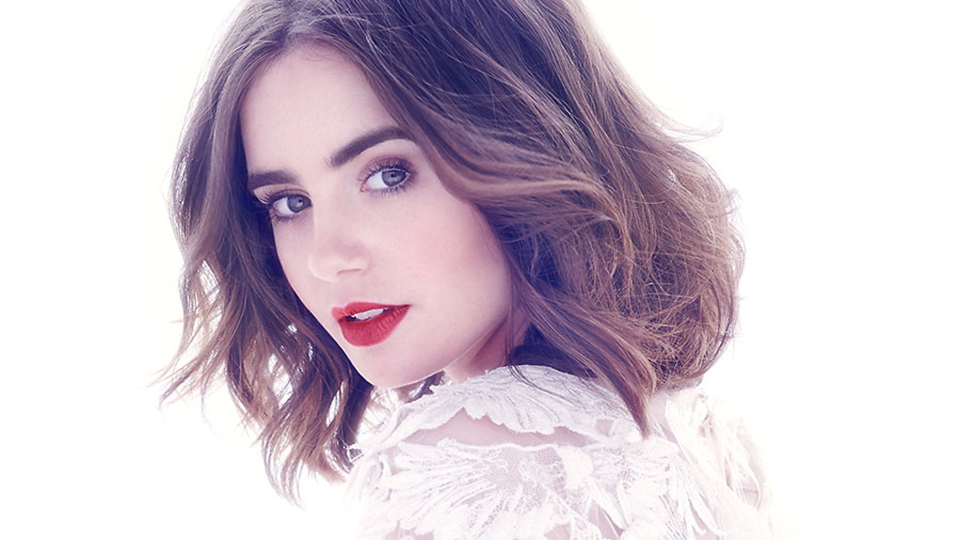
#> input picture src/test.jpg, 1920 x 1080 px (shown at 1/2 size)
$ jupyter execute test.ipynb
#> lines starting #> are read from the running program, lines starting #| are printed output that depends on the picture
#> further down, original is the input picture: shape (1080, 1920, 3); mean R, G, B 210.7, 198.6, 209.5
[cell 1]
#code by Abhay Pratap Singh
# generate pseduo label images using set of images
import numpy as np
from skimage.io import imread
from skimage.color import rgb2gray
from skimage.transform import rescale, resize
import matplotlib.pyplot as plt
import copy

[cell 2]
# generate  j[0] scale with all chanels = R = G = B = grayscale
# Y = 0.2125 R + 0.7154 G + 0.0721 B
# These weights are used by CRT phosphors as they better represent human perception of red, green and blue than equal weights.
# http://www.poynton.com/PDFs/ColorFAQ.pdf
# take img a input
def GrayScalePL(image):
    img = copy.deepcopy(image)
    grayscale = rgb2gray(img)
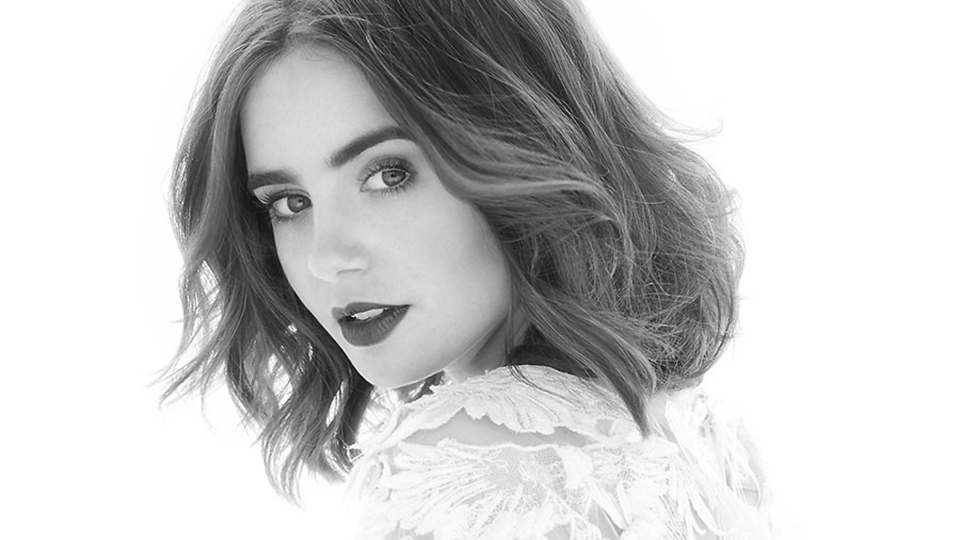
#> grayscale: shape (1080, 1920) float64 (shown at 1/2 size); min 0.011, max 1, mean 0.792
    return np.stack((grayscale,)*3, axis=-1)

[cell 3]
# generate patched images for pseudo labels (eg: image inpainting)
# patches can be made on individual channels
# patch shape is square by default
# patch can either be 0-100% area of the img
# rotate patch between [0,90)
# take image, patch size percentage, which channels to use, fill value,degree*
# *not yet implemented
def RandomPatchPL(original, patch_size, channels, fill_value, degree):
#> called with patch_size = 10, channels = 'RGB', fill_value = 255, degree = 0
    img = copy.deepcopy(original)
    N,M,_ = img.shape
#> N = 1080; M = 1920
    d = int((np.sqrt(patch_size*N*M)/10))
#> d = 455

    # N-1 - x + 1 = d
    row_limit = N-d
#> row_limit = 625
    col_limit = M-d
#> col_limit = 1465
    tl = np.random.randint(low=0, high = row_limit+1, size = 1)[0]
#> tl = 559
    tr = np.random.randint(low=0, high = col_limit+1, size = 1)[0]
#> tr = 1216
    # channels = "RGB", "R" etc
    R, G, B = 1,1,1
    if len(channels) != 0:
        R, G, B = 0,0,0
        if (channels.find('R') != -1):
            R = 1
        if (channels.find('G') != -1):
            G = 1
        if (channels.find('B') != -1):
            B = 1
    if (R == 1):
        img[tl:tl+d, tr:tr+d, 0] = fill_value
    if (G == 1):
        img[tl:tl+d, tr:tr+d, 1] = fill_value
    if (B == 1):
        img[tl:tl+d, tr:tr+d, 2] = fill_value
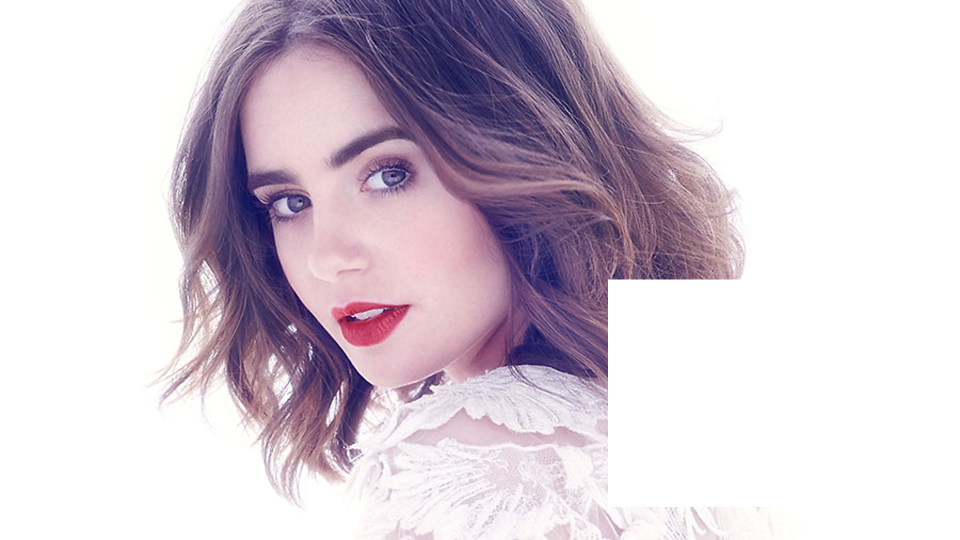
#> img: shape (1080, 1920, 3) (shown at 1/2 size); mean R, G, B 213.9, 203.1, 213.3
    return img

[cell 4]
# generate low resolution images for training data
# image is downscaled and upscaled to same size to reduce resolution
# parameter scale is used to downsample
def SuperResolutionPL(image, scale):
#> called with scale = 0.1
    img = copy.deepcopy(image)
    N,M,_ = img.shape
#> N = 1080; M = 1920
    downscaled_img = rescale(img, scale, anti_aliasing=True)
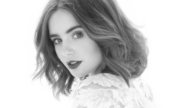
#> downscaled_img: shape (108, 192, 1) float64; min 0.149, max 1, mean 0.801
    upscaled_img = resize(downscaled_img, (N,M), anti_aliasing=False)
    return upscaled_img

[cell 5]
original = imread('test.jpg')
grayscale = GrayScalePL(original)
patched = RandomPatchPL(original, patch_size = 10, channels = "RGB", fill_value = 255, degree = 0)
low_res = SuperResolutionPL(original, scale=0.1)

fig, axes = plt.subplots(2, 2, figsize=(10, 10))
ax = axes.ravel()

ax[0].imshow(original)
ax[0].set_title("Original")
ax[1].imshow(grayscale, cmap=plt.cm.gray)
ax[1].set_title("Grayscale")
ax[2].imshow(patched)
ax[2].set_title("Patched")
ax[3].imshow(low_res)
ax[3].set_title("Low Resolution")

fig.tight_layout()
plt.show()
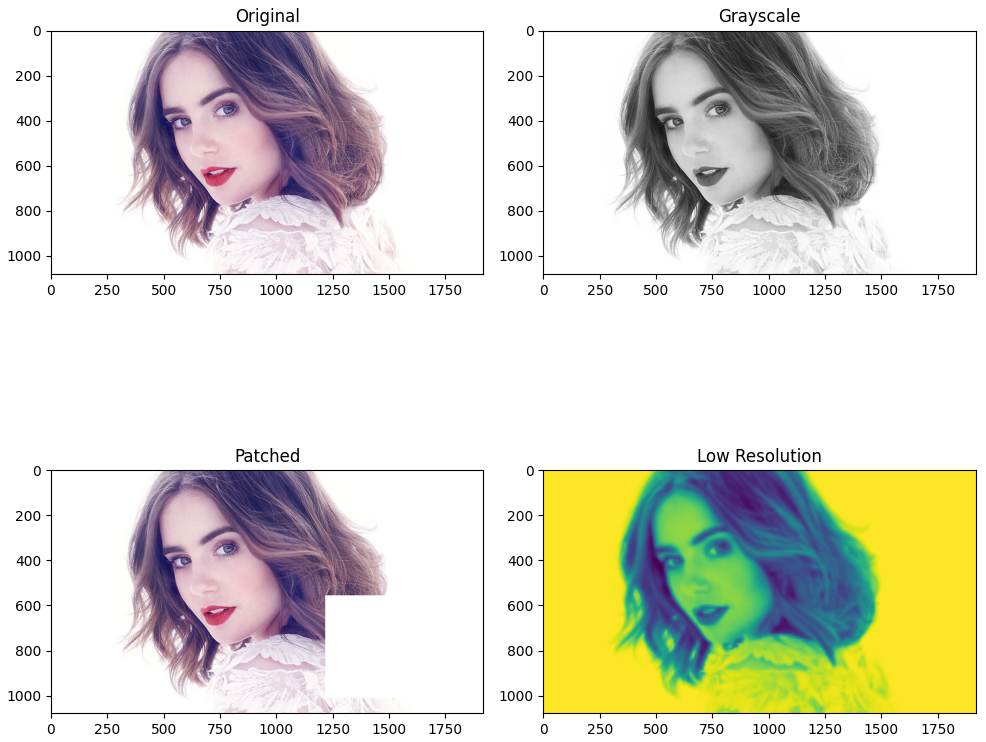
#> figure drawn by matplotlib, 4 panels
